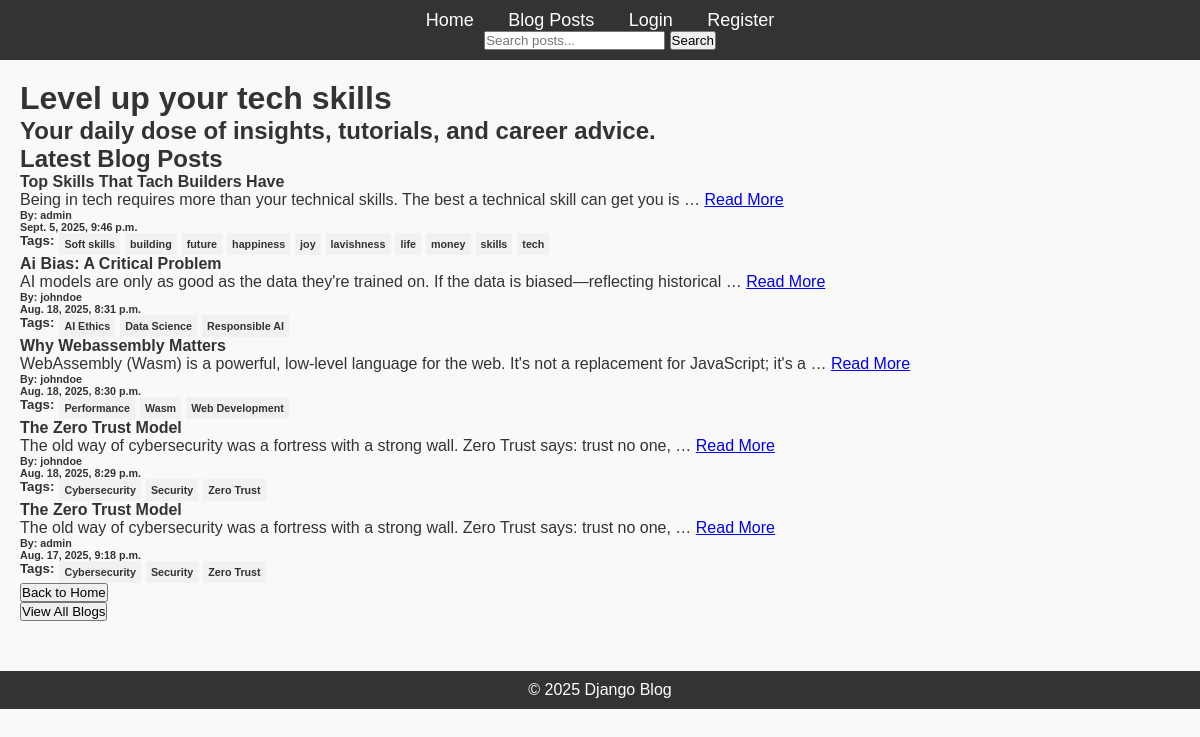
The page / on the database its author committed.
### blog/models.py (models this page shows)
class Post(models.Model):
    title = models.CharField(max_length=200)
    content = models.TextField()
    published_date = models.DateTimeField(auto_now_add=True)
    author = models.ForeignKey(User, on_delete=models.CASCADE)
    tags = TaggableManager()

### blog/views.py (the view)
# urls.py: path('', home_view, name='home'),
def home_view(request):
    posts = Post.objects.all().order_by('-published_date')[:5]
    context = {
        'posts': posts
    }
    return render(request, 'blog/home.html', context)

### blog/templates/blog/home.html (shortened to what this page needs)
{% extends 'blog/base.html' %}
{% block content %}
  <h1>Level up your tech skills</h1>
  <h2>Your daily dose of insights, tutorials, and career advice.</h2>
  <ul>
    <h2>Latest Blog Posts</h2>
    {% include 'blog/posts.html' %}
    <a href="{% url 'list_posts' %}">
        <button>View All Blogs</button>
    </a>
    </ul>
{% endblock %}

### blog/templates/blog/posts.html
<ul>
    {% for post in posts %}
      <li style="list-style: none;">
            <h4>{{ post.title|title }}</h4>
            <p>
                {{post.content|truncatewords:18}} <a href="{% url 'viewing_post' pk=post.id %}">Read More</a>
            </p>
            <h6>By: {{ post.author}}</h6>
            <h6>{{ post.published_date}}</h6>
              <ul style="display: flex;">
                <h5>Tags:</h5>
                {% for i in post.tags.all %}
                  <h6 style="background-color: #f1f1f1; margin-left: 5px; padding: 5px;">{{ i }}</h6>
                {% endfor %}
              </ul>
      </li>
    {% endfor %}
    <a href="{% url 'home' %}">
        <button>Back to Home</button>
    </a>
</ul>

### blog/static/css/styles.css (style rules this page uses)
* { margin: 0; padding: 0; box-sizing: border-box; }
body { font-family: Arial, sans-serif; background-color: #f9f9f9; color: #333; }

### rows shown on the page
Post: title "Top Skills That Tach Builders Have", content "Being in tech requires more than your technical skills. The best a technical skill can get you is …", author "admin", published_date "Sept. 5, 2025, 9:46 p.m."
Tag: name "Soft skills"
Tag: name "building"
Tag: name "future"
Tag: name "happiness"
Tag: name "joy"
Tag: name "lavishness"
Tag: name "life"
Tag: name "money"
Tag: name "skills"
Tag: name "tech"
Post: title "Ai Bias: A Critical Problem", content "AI models are only as good as the data they're trained on. If the data is biased—reflecting historical …", author "johndoe", published_date "Aug. 18, 2025, 8:31 p.m."
Tag: name "AI Ethics"
Tag: name "Data Science"
Tag: name "Responsible AI"
Post: title "Why Webassembly Matters", content "WebAssembly (Wasm) is a powerful, low-level language for the web. It's not a replacement for JavaScript; it's a …", author "johndoe", published_date "Aug. 18, 2025, 8:30 p.m."
Tag: name "Performance"
Tag: name "Wasm"
Tag: name "Web Development"
Post: title "The Zero Trust Model", content "The old way of cybersecurity was a fortress with a strong wall. Zero Trust says: trust no one, …", author "johndoe", published_date "Aug. 18, 2025, 8:29 p.m."
Tag: name "Cybersecurity"
Tag: name "Security"
Tag: name "Zero Trust"
Post: title "The Zero Trust Model", content "The old way of cybersecurity was a fortress with a strong wall. Zero Trust says: trust no one, …", author "admin", published_date "Aug. 17, 2025, 9:18 p.m."
